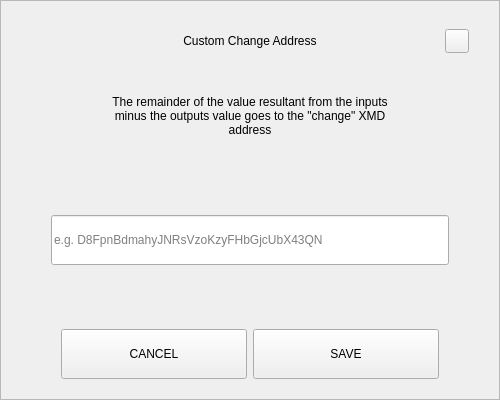
<?xml version="1.0" encoding="UTF-8"?>
<ui version="4.0">
 <class>SendChangeAddressDialog</class>
 <widget class="QDialog" name="SendChangeAddressDialog">
  <property name="geometry">
   <rect>
    <x>0</x>
    <y>0</y>
    <width>500</width>
    <height>400</height>
   </rect>
  </property>
  <property name="windowTitle">
   <string>Dialog</string>
  </property>
  <layout class="QVBoxLayout" name="verticalLayout">
   <property name="spacing">
    <number>0</number>
   </property>
   <property name="leftMargin">
    <number>0</number>
   </property>
   <property name="topMargin">
    <number>0</number>
   </property>
   <property name="rightMargin">
    <number>0</number>
   </property>
   <property name="bottomMargin">
    <number>0</number>
   </property>
   <item>
    <widget class="QFrame" name="frame">
     <property name="styleSheet">
      <string notr="true"/>
     </property>
     <property name="frameShape">
      <enum>QFrame::StyledPanel</enum>
     </property>
     <property name="frameShadow">
      <enum>QFrame::Raised</enum>
     </property>
     <layout class="QVBoxLayout" name="verticalLayout_2" stretch="0,0,0,0,0,0,0">
      <property name="spacing">
       <number>0</number>
      </property>
      <property name="leftMargin">
       <number>30</number>
      </property>
      <property name="topMargin">
       <number>20</number>
      </property>
      <property name="rightMargin">
       <number>30</number>
      </property>
      <property name="bottomMargin">
       <number>20</number>
      </property>
      <item>
       <layout class="QHBoxLayout" name="horizontalLayout_3">
        <property name="spacing">
         <number>0</number>
        </property>
        <item>
         <spacer name="horizontalSpacer_2">
          <property name="orientation">
           <enum>Qt::Horizontal</enum>
          </property>
          <property name="sizeHint" stdset="0">
           <size>
            <width>40</width>
            <height>20</height>
           </size>
          </property>
         </spacer>
        </item>
        <item>
         <widget class="QLabel" name="labelTitle">
          <property name="minimumSize">
           <size>
            <width>0</width>
            <height>40</height>
           </size>
          </property>
          <property name="maximumSize">
           <size>
            <width>16777215</width>
            <height>40</height>
           </size>
          </property>
          <property name="styleSheet">
           <string notr="true">padding-left:24px;</string>
          </property>
          <property name="text">
           <string>Custom Change Address</string>
          </property>
          <property name="alignment">
           <set>Qt::AlignCenter</set>
          </property>
          <property name="margin">
           <number>7</number>
          </property>
         </widget>
        </item>
        <item>
         <spacer name="horizontalSpacer">
          <property name="orientation">
           <enum>Qt::Horizontal</enum>
          </property>
          <property name="sizeHint" stdset="0">
           <size>
            <width>40</width>
            <height>20</height>
           </size>
          </property>
         </spacer>
        </item>
        <item>
         <widget class="QPushButton" name="btnEsc">
          <property name="minimumSize">
           <size>
            <width>24</width>
            <height>24</height>
           </size>
          </property>
          <property name="maximumSize">
           <size>
            <width>24</width>
            <height>24</height>
           </size>
          </property>
          <property name="focusPolicy">
           <enum>Qt::NoFocus</enum>
          </property>
          <property name="text">
           <string/>
          </property>
         </widget>
        </item>
       </layout>
      </item>
      <item>
       <spacer name="verticalSpacer_2">
        <property name="orientation">
         <enum>Qt::Vertical</enum>
        </property>
        <property name="sizeType">
         <enum>QSizePolicy::Fixed</enum>
        </property>
        <property name="sizeHint" stdset="0">
         <size>
          <width>20</width>
          <height>20</height>
         </size>
        </property>
       </spacer>
      </item>
      <item alignment="Qt::AlignHCenter">
       <widget class="QLabel" name="labelMessage">
        <property name="minimumSize">
         <size>
          <width>0</width>
          <height>70</height>
         </size>
        </property>
        <property name="text">
         <string>The remainder of the value resultant from the inputs minus the outputs value goes to the &quot;change&quot; XMD address</string>
        </property>
        <property name="alignment">
         <set>Qt::AlignCenter</set>
        </property>
        <property name="wordWrap">
         <bool>true</bool>
        </property>
       </widget>
      </item>
      <item>
       <spacer name="verticalSpacer_3">
        <property name="orientation">
         <enum>Qt::Vertical</enum>
        </property>
        <property name="sizeHint" stdset="0">
         <size>
          <width>20</width>
          <height>40</height>
         </size>
        </property>
       </spacer>
      </item>
      <item>
       <layout class="QHBoxLayout" name="horizontalLayout_2">
        <property name="spacing">
         <number>0</number>
        </property>
        <property name="leftMargin">
         <number>20</number>
        </property>
        <property name="rightMargin">
         <number>20</number>
        </property>
        <item>
         <widget class="QLineEdit" name="lineEditAddress">
          <property name="minimumSize">
           <size>
            <width>0</width>
            <height>50</height>
           </size>
          </property>
          <property name="placeholderText">
           <string notr="true">e.g. D8FpnBdmahyJNRsVzoKzyFHbGjcUbX43QN</string>
          </property>
         </widget>
        </item>
       </layout>
      </item>
      <item>
       <spacer name="verticalSpacer">
        <property name="orientation">
         <enum>Qt::Vertical</enum>
        </property>
        <property name="sizeHint" stdset="0">
         <size>
          <width>20</width>
          <height>40</height>
         </size>
        </property>
       </spacer>
      </item>
      <item>
       <layout class="QHBoxLayout" name="horizontalLayout" stretch="2,2">
        <property name="spacing">
         <number>6</number>
        </property>
        <property name="leftMargin">
         <number>30</number>
        </property>
        <property name="rightMargin">
         <number>30</number>
        </property>
        <item>
         <widget class="QPushButton" name="btnCancel">
          <property name="minimumSize">
           <size>
            <width>180</width>
            <height>50</height>
           </size>
          </property>
          <property name="focusPolicy">
           <enum>Qt::NoFocus</enum>
          </property>
          <property name="text">
           <string>CANCEL</string>
          </property>
         </widget>
        </item>
        <item>
         <widget class="QPushButton" name="btnSave">
          <property name="minimumSize">
           <size>
            <width>180</width>
            <height>50</height>
           </size>
          </property>
          <property name="focusPolicy">
           <enum>Qt::NoFocus</enum>
          </property>
          <property name="text">
           <string>SAVE</string>
          </property>
         </widget>
        </item>
       </layout>
      </item>
     </layout>
    </widget>
   </item>
  </layout>
 </widget>
 <resources/>
 <connections/>
</ui>
